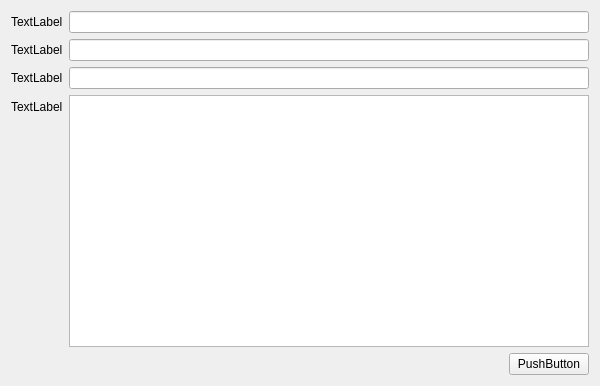
<?xml version="1.0" encoding="UTF-8"?>
<ui version="4.0">
 <class>CustomerForm</class>
 <widget class="QWidget" name="CustomerForm">
  <property name="geometry">
   <rect>
    <x>0</x>
    <y>0</y>
    <width>600</width>
    <height>386</height>
   </rect>
  </property>
  <property name="windowTitle">
   <string>Form</string>
  </property>
  <layout class="QFormLayout" name="formLayout">
   <item row="0" column="0">
    <widget class="QLabel" name="label">
     <property name="text">
      <string>TextLabel</string>
     </property>
    </widget>
   </item>
   <item row="0" column="1">
    <widget class="QLineEdit" name="lineEdit"/>
   </item>
   <item row="1" column="0">
    <widget class="QLabel" name="label_2">
     <property name="text">
      <string>TextLabel</string>
     </property>
    </widget>
   </item>
   <item row="1" column="1">
    <widget class="QLineEdit" name="lineEdit_2"/>
   </item>
   <item row="2" column="0">
    <widget class="QLabel" name="label_3">
     <property name="text">
      <string>TextLabel</string>
     </property>
    </widget>
   </item>
   <item row="2" column="1">
    <widget class="QLineEdit" name="lineEdit_3"/>
   </item>
   <item row="3" column="0">
    <widget class="QLabel" name="label_4">
     <property name="text">
      <string>TextLabel</string>
     </property>
    </widget>
   </item>
   <item row="3" column="1">
    <widget class="QPlainTextEdit" name="plainTextEdit"/>
   </item>
   <item row="4" column="1">
    <layout class="QHBoxLayout" name="horizontalLayout">
     <item>
      <spacer name="horizontalSpacer">
       <property name="orientation">
        <enum>Qt::Horizontal</enum>
       </property>
       <property name="sizeHint" stdset="0">
        <size>
         <width>40</width>
         <height>20</height>
        </size>
       </property>
      </spacer>
     </item>
     <item>
      <widget class="QPushButton" name="pushButton">
       <property name="text">
        <string>PushButton</string>
       </property>
      </widget>
     </item>
    </layout>
   </item>
  </layout>
 </widget>
 <resources/>
 <connections/>
</ui>
